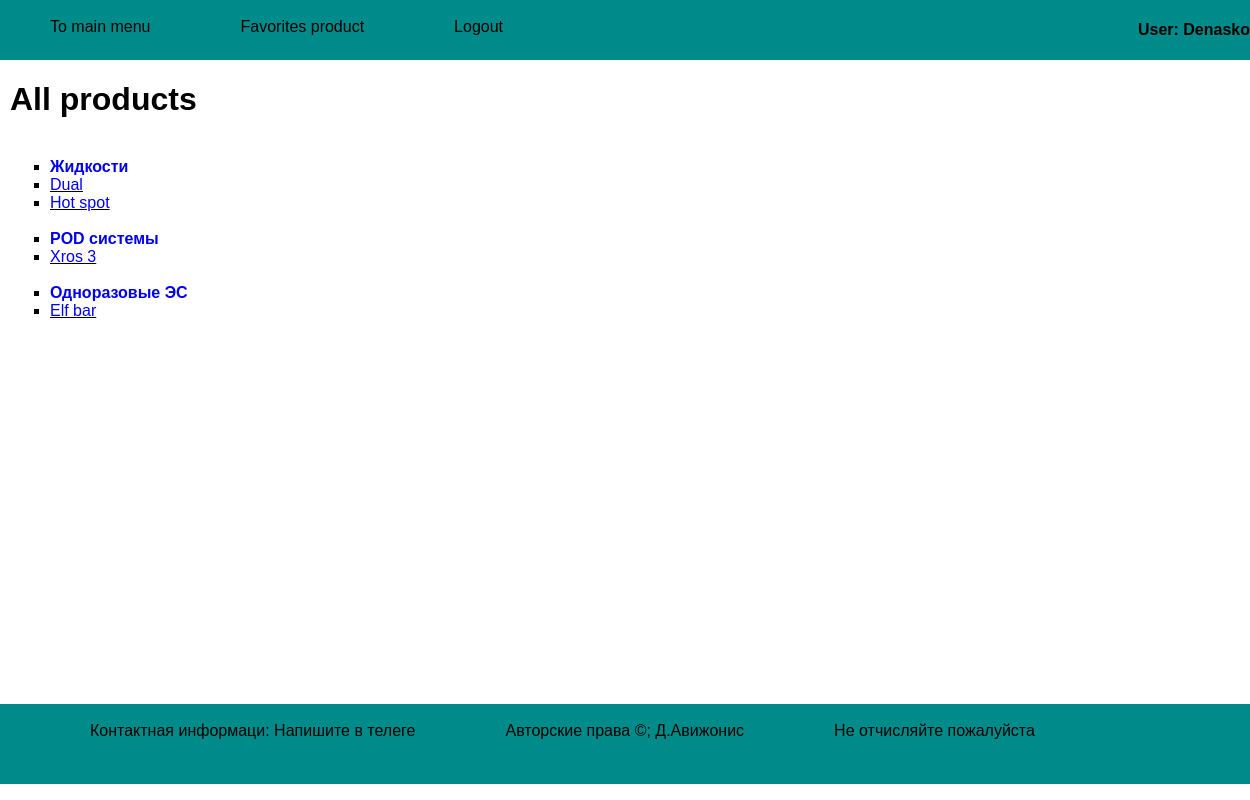
The app's page /my_store (signed in) with its own data.
### tables this page shows
CREATE TABLE product
                        (id INTEGER PRIMARY KEY AUTOINCREMENT,
                        name VARCHAR(50),
                        description VARCHAR(200),
                        category_id INTEGER,
                        like_count INTEGER,
						FOREIGN KEY (category_id) REFERENCES category (id) ON DELETE CASCADE
						);

CREATE TABLE category
(id INTEGER PRIMARY KEY AUTOINCREMENT,
name VARCHAR(50));

### my_store.py (the view)
@app.route('/')
@app.route('/my_store')
def show_home_page():
    data = get_list_category()
    return render_template('main_page.html', menu=['Authorization', 'Login'], data=data,
                           auth=session['is_auth'])

### my_store.py (called while the page is built)
def get_list_category() -> list[tuple]:
    with sqlite3.connect(PATH) as conn:
        cur = conn.execute(
            """SELECT category.name,product.name,product.category_id FROM product JOIN category ON
            product.category_id=category.id""")
        data = cur.fetchall()
        return data

### templates/main_page.html (shortened to what this page needs)
{% extends 'base.html' %}
{% block content %}
{{ super() }}
<ul
        {% set ns = namespace(category = '') -%}
        type=square>{% for product in data -%}
                    {% if product[0]!=ns.category -%}
                    {% set ns.category=product[0] -%}
        <br><li><b><a href="/category/{{product[0]}}"> {{product[0]}} </a></b></li>
        <li><u><a href="/product/{{product[1]}}"> {{product[1]}}</a></u></li>
                {% else %}
        <li><u><a href="/product/{{product[1]}}"> {{product[1]}}</a></u></li>
                {% endif %}
                {% endfor %}
</ul>
{% endblock %}

### templates/base.html (shortened to what this page needs)
<!DOCTYPE html>
<html>
<head>
    <link type="text/css" href="{{url_for('static', filename='css/style.css')}}" rel="stylesheet"/>
</head>
<body>
{% block content -%}
         {%- block mainmenu -%}
<ul class="mainmenu">
         <li><a href="/">To main menu</a></li>
         <li><a href="/favorites">Favorites product</a></li>
         {% if auth == False -%}
            {% for m in menu -%}
                <li><a href="/{{m.lower()}}">{{m}}</a></li>
         {% endfor -%}
         {% else -%}
            <li><a href="/logout">Logout</a></li>
            <h4 align="right">User: {{auth.title()}}</h4>
         {% endif -%}
         {% endblock mainmenu -%}
</ul>
<div class="content">
         {% if title -%}
<h1 align="center">{{title}}</h1>
         {% else -%}
<h1>All products</h1>
         {% endif -%}
{% endblock -%}
    </div>
 <ul  class="footer">
            {% for m in ['Контактная информаци: Напишите в телеге','Авторские права ©; Д.Авижонис','Не отчисляйте пожалуйста'] -%}
             <li>{{m}}</li>
                {% endfor %}
  </ul>
</body>
</html>

### static/css/style.css (style rules this page uses)
html, body { font-family:'Arial'; margin: 0; height: 100%; width: 100%; }
a { color: : #0059b2; text-decoration: none; }
ul.mainmenu { list-style: none; background: #008B8B; height: 60px; margin: 0; padding: 0; color: #000000; font-family: 20px; overflow: hidden; }
ul.mainmenu li { float: left; margin: 18px 40px 0 50px; }
ul.mainmenu li a { color: #000000; text-decoration: none; }
div.content { margin: 10px; }
ul.footer { position: absolute; left: 0; bottom: 0; width: 100%; height: 80px; list-style: none; background: #008B8B; color: #000000; font-family: 20px; overflow: hidden; }
ul.footer li { float: left; margin: 18px 40px 0 50px; }

### records on screen
product: name "Жидкости", name "Dual"
product: name "Hot spot"
product: name "POD системы", name "Xros 3"
product: name "Одноразовые ЭС", name "Elf bar"

### other values on screen
{{ auth.title() }} "Denasko"
{{ m }} "Контактная информаци: Напишите в телеге" "Авторские права ©; Д.Авижонис" "Не отчисляйте пожалуйста"
